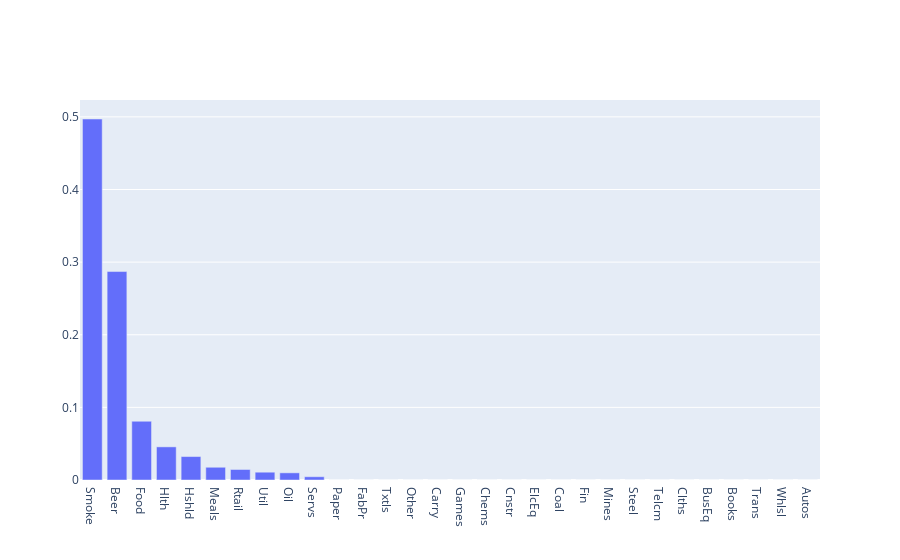

Here is the notebook cell this chart was saved with:
### Markdown cell above
STYLE MATCHING PLOT USING QUADRATIC OPTIMIZER - MORE ACCURATE

### Code cell
plot_style(weights)

### Figure 1 — Plotly figure (JSON) as saved in the notebook; plotly's stock layout.template omitted (floating-point values rounded to 4 significant figures)
{"data": [{"type": "bar", "x": ["Smoke", "Beer", "Food", "Hlth", "Hshld", "Meals", "Rtail", "Util", "Oil", "Servs", "Paper", "FabPr", "Txtls", "Other", "Carry", "Games", "Chems", "Cnstr", "ElcEq", "Coal", "Fin", "Mines", "Steel", "Telcm", "Clths", "BusEq", "Books", "Trans", "Whlsl", "Autos"], "y": [0.4971, 0.287, 0.08089, 0.04564, 0.03227, 0.01755, 0.01447, 0.01073, 0.009865, 0.004485, 1.44e-16, 1.117e-16, 6.989e-17, 4.627e-17, 4.349e-17, 3.902e-17, 3.755e-17, 1.225e-17, 9.924e-18, 9.174e-18, 0.0, 0.0, 0.0, 0.0, 0.0, 0.0, 0.0, 0.0, 0.0, 0.0]}], "layout": {}}
